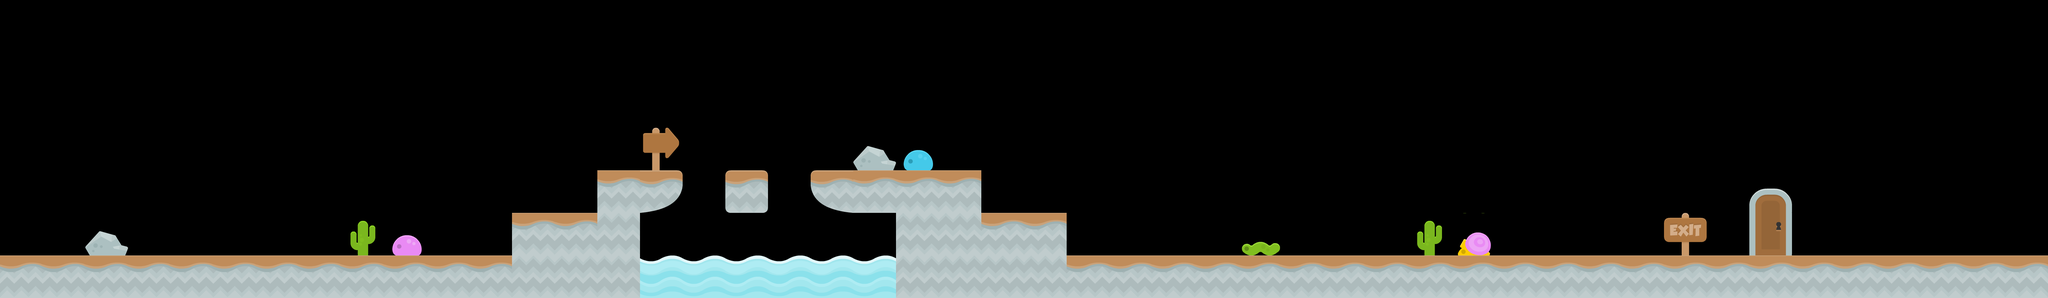

A 2D game scene composited from a Tiled map and its tileset images. What follows is a short description and the map's XML, with each tile layer's data collapsed to a summary:
An orthogonal 48x7 tile map with 128x128 px tiles, 4 tile layers (suelo, sueloAdornos, winning, enemies), 3 tilesets and 12 objects (door).

<map version="1.0" orientation="orthogonal" renderorder="right-down" width="48" height="7" tilewidth="128" tileheight="128" nextobjectid="53">
 <tileset firstgid="1" name="spritesheet_ground" tilewidth="128" tileheight="128">
  <image source="spritesheet_ground.png" width="1024" height="2048" />
 </tileset>
 <tileset firstgid="129" name="spritesheet_tiles" tilewidth="128" tileheight="128">
  <image source="spritesheet_tiles.png" width="1024" height="2048" />
 </tileset>
 <tileset firstgid="257" name="spritesheet_enemies" tilewidth="128" tileheight="128">
  <image source="spritesheet_enemies.png" width="650" height="260" />
 </tileset>
 <layer name="suelo" width="48" height="7" opacity="0.98">
  <data>[336 cells, 56 non-empty, 5 distinct tile ids]</data>
 </layer>
 <layer name="sueloAdornos" width="48" height="7">
  <data>[336 cells, 12 non-empty, 5 distinct tile ids]</data>
 </layer>
 <objectgroup name="ground">
  <object id="38" x="2214" y="510.667">
   <polyline points="0,0 79,2 48.4897,12 1.02083,13.3333 1.53125,-1.33333" />
  </object>
  <object id="41" x="1.33333" y="765.333">
   <polyline points="2.66667,8 1532,8" />
  </object>
  <object id="42" x="1537.33" y="641.333">
   <polyline points="1.33333,5.33333 248,4" />
  </object>
  <object id="43" x="1792" y="512">
   <polyline points="5.33333,2.66667 249.333,2.66667" />
  </object>
  <object id="44" x="2436" y="512">
   <polyline points="1.33333,4 502.667,4" />
  </object>
  <object id="45" x="2944" y="640">
   <polyline points="0,0 252,0" />
  </object>
  <object id="46" x="3198.67" y="769.333">
   <polyline points="0,0 2941.33,1.33333" />
  </object>
 </objectgroup>
 <layer name="winning" width="48" height="7">
  <data>[336 cells, 2 non-empty, 2 distinct tile ids]</data>
 </layer>
 <objectgroup name="winning">
  <object id="31" name="door" x="5247" y="766">
   <polyline points="0,0 1,-204 130,-206 129,0 1,0" />
  </object>
 </objectgroup>
 <layer name="enemies" width="48" height="7">
  <data>[336 cells, 4 non-empty, 4 distinct tile ids]</data>
 </layer>
 <objectgroup name="wall">
  <object id="47" x="1536.01" y="776">
   <polyline points="0,0 3.98667,-122" />
  </object>
  <object id="48" x="1793.33" y="636">
   <polyline points="0,0 0,-122" />
  </object>
  <object id="51" x="1542" y="767">
   <polyline points="0,0 0,-112" />
  </object>
  <object id="52" x="1802" y="631">
   <polyline points="0,0 0,-109" />
  </object>
 </objectgroup>
</map>
